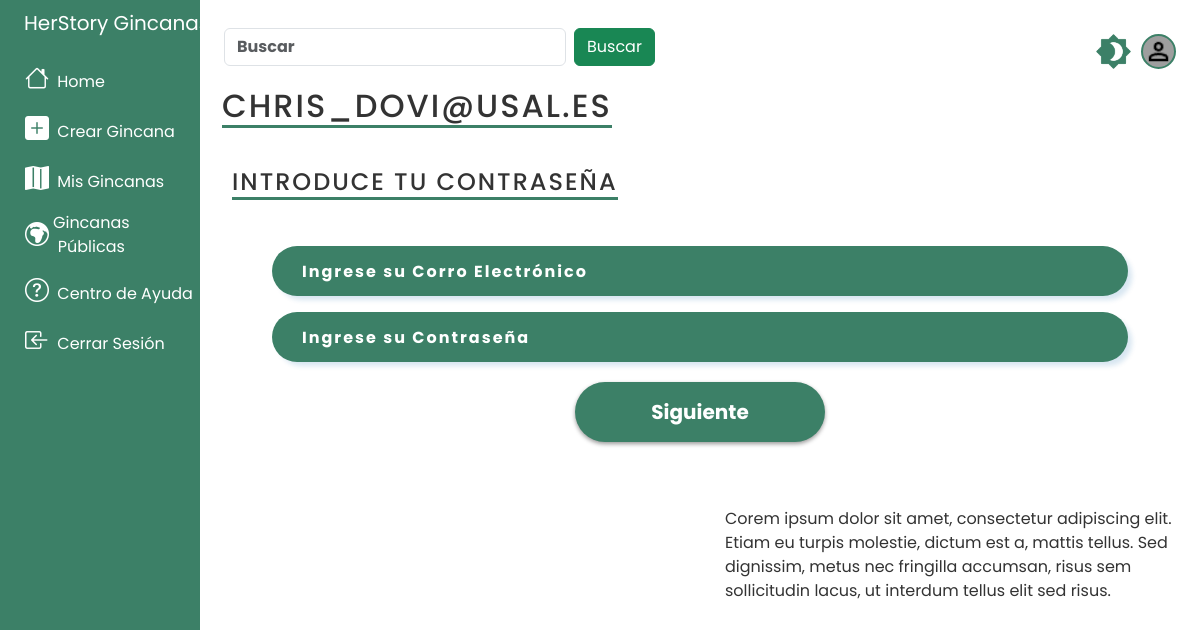
Page /profesor/chris_dovi@usal.es/eliminar/ (signed in) on the committed database.
### tasks/models.py (models this page shows, shortened)
class Profesor(AbstractBaseUser):
    GENDER_CHOICES = (
        ('H', 'Hombre'),
        ('M', 'Mujer'),
        ('O', 'Otro')
    )
    COUNTRY_CHOICES = (
        ("AF", "Afghanistan"),
        ("AX", "Åland Islands"),
        ("AL", "Albania"),
        ("DZ", "Algeria"),
        ("AS", "American Samoa"),
        ("AD", "Andorra"),
        ("AO", "Angola"),
        ("AI", "Anguilla"),
        ("AQ", "Antarctica"),
        ("AG", "Antigua and Barbuda"),
        ("AR", "Argentina"),
        ("AM", "Armenia"),
        ("AW", "Aruba"),
        ("AU", "Australia"),
        ("AT", "Austria"),
        ("AZ", "Azerbaijan"),
        ("BS", "Bahamas"),
        ("BH", "Bahrain"),
        ("BD", "Bangladesh"),
        ("BB", "Barbados"),
        ("BY", "Belarus"),
        ("BE", "Belgium"),
        ("BZ", "Belize"),
        ("BJ", "Benin"),
        ("BM", "Bermuda"),
        ("BT", "Bhutan"),
        ("BO", "Bolivia (Plurinational State of)"),
        ("BQ", "Bonaire, Sint Eustatius and Saba"),
        ("BA", "Bosnia and Herzegovina"),
        ("BW", "Botswana"),
        ("BV", "Bouvet Island"),
        ("BR", "Brazil"),
        ("IO", "British Indian Ocean Territory"),
        ("BN", "Brunei Darussalam"),
        ("BG", "Bulgaria"),
        ("BF", "Burkina Faso"),
        ("BI", "Burundi"),
        ("CV", "Cabo Verde"),
        ("KH", "Cambodia"),
        ("CM", "Cameroon"),
        ("CA", "Canada"),
        ("KY", "Cayman Islands"),
        ("CF", "Central African Republic"),
        ("TD", "Chad"),
        ("CL", "Chile"),
        ("CN", "China"),
        ("CX", "Christmas Island"),
        ("CC", "Cocos (Keeling) Islands"),
        ("CO", "Colombia"),
        ("KM", "Comoros"),
        ("CG", "Congo"),
        ("CD", "Congo (the Democratic Republic of the)"),
        ("CK", "Cook Islands"),
        ("CR", "Costa Rica"),
        ("CI", "Côte d'Ivoire"),
        ("HR", "Croatia"),
        ("CU", "Cuba"),
        ("CW", "Curaçao"),
        ("CY", "Cyprus"),
        ("CZ", "Czechia"),
        ("DK", "Denmark"),
        ("DJ", "Djibouti"),
        ("DM", "Dominica"),
        ("DO", "Dominican Republic"),
        ("EC", "Ecuador"),
        ("EG", "Egypt"),
        ("SV", "El Salvador"),
        ("GQ", "Equatorial Guinea"),
        ("ER", "Eritrea"),
        ("EE", "Estonia"),
        ("SZ", "Eswatini"),
        ("ET", "Ethiopia"),
        ("FK", "Falkland Islands (Malvinas)"),
        ("FO", "Faroe Islands"),
        ("FJ", "Fiji"),
        ("FI", "Finland"),
        ("FR", "France"),
        ("GF", "French Guiana"),
        ("PF", "French Polynesia"),
        ("TF", "French Southern Territories"),
        ("GA", "Gabon"),
        ("GM", "Gambia"),
        ("GE", "Georgia"),
        ("DE", "Germany"),
        ("GH", "Ghana"),
        ("GI", "Gibraltar"),
        ("GR", "Greece"),
        ("GL", "Greenland"),
        ("GD", "Grenada"),
        ("GP", "Guadeloupe"),
        ("GU", "Guam"),
        ("GT", "Guatemala"),
        ("GG", "Guernsey"),
        ("GN", "Guinea"),
        ("GW", "Guinea-Bissau"),
        ("GY", "Guyana"),
        ("HT", "Haiti"),
        ("HM", "Heard Island and McDonald Islands"),
        ("VA", "Holy See"),
        ("HN", "Honduras"),
        ("HK", "Hong Kong"),
        ("HU", "Hungary"),
        ("IS", "Iceland"),
        ("IN", "India"),
        ("ID", "Indonesia"),
        ("IR", "Iran (Islamic Republic of)"),
        ("IQ", "Iraq"),
        ("IE", "Ireland"),
        ("IM", "Isle of Man"),
        ("IL", "Israel"),
        ("IT", "Italy"),
        ("JM", "Jamaica"),
        ("JP", "Japan"),
        ("JE", "Jersey"),
        ("JO", "Jordan"),
        ("KZ", "Kazakhstan"),
        ("KE", "Kenya"),
        ("KI", "Kiribati"),
        ("KP", "Korea (the Democratic People's Republic of)"),
        ("KR", "Korea (the Republic of)"),
        ("KW", "Kuwait"),
        ("KG", "Kyrgyzstan"),
        ("LA", "Lao People's Democratic Republic"),
        ("LV", "Latvia"),
        ("LB", "Lebanon"),
        ("LS", "Lesotho"),
        ("LR", "Liberia"),
        ("LY", "Libya"),
        ("LI", "Liechtenstein"),
        ("LT", "Lithuania"),
        ("LU", "Luxembourg"),
        ("MO", "Macao"),
        ("MG", "Madagascar"),
        ("MW", "Malawi"),
        ("MY", "Malaysia"),
        ("MV", "Maldives"),
        ("ML", "Mali"),
        ("MT", "Malta"),
        ("MH", "Marshall Islands"),
        ("MQ", "Martinique"),
        ("MR", "Mauritania"),
        ("MU", "Mauritius"),
        ("YT", "Mayotte"),
        ("MX", "Mexico"),
        ("FM", "Micronesia (Federated States of)"),
        ("MD", "Moldova (the Republic of)"),
        ("MC", "Monaco"),
        ("MN", "Mongolia"),
        ("ME", "Montenegro"),
        ("MS", "Montserrat"),
        ("MA", "Morocco"),
        ("MZ", "Mozambique"),
        ("MM", "Myanmar"),
        ("NA", "Namibia"),
        ("NR", "Nauru"),
        ("NP", "Nepal"),
        ("NL", "Netherlands"),
        ("NC", "New Caledonia"),
        ("NZ", "New Zealand"),
        ("NI", "Nicaragua"),
        ("NE", "Niger"),
        ("NG", "Nigeria"),
        ("NU", "Niue"),
        ("NF", "Norfolk Island"),
        ("MK", "North Macedonia"),
        ("MP", "Northern Mariana Islands"),
        ("NO", "Norway"),
        ("OM", "Oman"),
        ("PK", "Pakistan"),
        ("PW", "Palau"),
        ("PS", "Palestine, State of"),
        ("PA", "Panama"),
        ("PG", "Papua New Guinea"),
        ("PY", "Paraguay"),
        ("PE", "Peru"),
        ("PH", "Philippines"),
        ("PN", "Pitcairn"),
        ("PL", "Poland"),
        ("PT", "Portugal"),
        ("PR", "Puerto Rico"),
        ("QA", "Qatar"),
        ("RE", "Réunion"),
        ("RO", "Romania"),
        ("RU", "Russian Federation"),
        ("RW", "Rwanda"),
        ("BL", "Saint Barthélemy"),
        ("SH", "Saint Helena, Ascension and Tristan da Cunha"),
        ("KN", "Saint Kitts and Nevis"),
        ("LC", "Saint Lucia"),
        ("MF", "Saint Martin (French part)"),
        ("PM", "Saint Pierre and Miquelon"),
        ("VC", "Saint Vincent and the Grenadines"),
        ("WS", "Samoa"),
        ("SM", "San Marino"),
        ("ST", "Sao Tome and Principe"),
        ("SA", "Saudi Arabia"),
        ("SN", "Senegal"),
        ("RS", "Serbia"),
        ("SC", "Seychelles"),
        ("SL", "Sierra Leone"),
        ("SG", "Singapore"),
        ("SX", "Sint Maarten (Dutch part)"),
        ("SK", "Slovakia"),
        ("SI", "Slovenia"),
        ("SB", "Solomon Islands"),
        ("SO", "Somalia"),
        ("ZA", "South Africa"),
        ("GS", "South Georgia and the South Sandwich Islands"),
        ("SS", "South Sudan"),
        ("ES", "Spain"),
        ("LK", "Sri Lanka"),
        ("SD", "Sudan"),
        ("SR", "Suriname"),
        ("SJ", "Svalbard and Jan Mayen"),
        ("SE", "Sweden"),
        ("CH", "Switzerland"),
        ("SY", "Syrian Arab Republic"),
        ("TW", "Taiwan (Province of China)"),
        ("TJ", "Tajikistan"),
        ("TZ", "Tanzania, the United Republic of"),
        ("TH", "Thailand"),
        ("TL", "Timor-Leste"),
        ("TG", "Togo"),
        ("TK", "Tokelau"),
        ("TO", "Tonga"),
        ("TT", "Trinidad and Tobago"),
        ("TN", "Tunisia"),
        ("TR", "Türkiye"),
        ("TM", "Turkmenistan"),
        ("TC", "Turks and Caicos Islands"),
        ("TV", "Tuvalu"),
        ("UG", "Uganda"),
        ("UA", "Ukraine"),
        ("AE", "United Arab Emirates"),
        ("GB", "United Kingdom of Great Britain and Northern Ireland"),
        ("UM", "United States Minor Outlying Islands"),
        ("US", "United States of America"),
        ("UY", "Uruguay"),
        ("UZ", "Uzbekistan"),
        ("VU", "Vanuatu"),
        ("VE", "Venezuela (Bolivarian Republic of)"),
        ("VN", "Viet Nam"),
        ("VG", "Virgin Islands (British)"),
        ("VI", "Virgin Islands (U.S.)"),
        ("WF", "Wallis and Futuna"),
        ("EH", "Western Sahara"),
        ("YE", "Yemen"),
        ("ZM", "Zambia"),
        ("ZW", "Zimbabwe"),
    )
    email = models.EmailField("Correo Electrónico", unique = True, max_length=254, primary_key=True)
    nombre = models.CharField("Nombre" ,max_length=200, null=True, blank=False)
    apellidos = models.CharField("Apellidos", max_length=200, null=True, blank=False)
    imagen = models.ImageField("Imagen de Perfil", default="usuario.png", upload_to='', null=True, blank=True)
    usuario_activo = models.BooleanField(default = True)
    usuario_administrador = models.BooleanField(default=False)
    usuario_verificado = models.BooleanField(default=False)
    fecha_nacimiento = models.DateField('Fecha de nacimiento', null=True, blank=False)
    genero = models.CharField("Género", max_length=1 , choices=GENDER_CHOICES, default='H', null=True)
    pais = models.CharField("País", max_length=2 , choices=COUNTRY_CHOICES, null=True)
    ciudad = models.CharField("Ciudad", max_length=200, null=True, blank=True)
    organizacion = models.CharField("Organizacion", max_length=200, null=True, blank=False)
    objects = Usuario()
    USERNAME_FIELD = 'email'
    REQUIRED_FIELDS = ['nombre', 'apellidos', 'fecha_nacimiento', 'genero', 'pais', 'ciudad', 'organizacion']

### tasks/views.py (the view, shortened to what this page needs)
# urls.py: path('profesor/<str:email_id>/eliminar/', views.profesor_eliminar, name='profesor_eliminar'),
@login_required
def profesor_eliminar(request, email_id):
    profesores = Profesor.objects.filter(email=request.user.email)
    profesor = get_object_or_404(Profesor, pk=email_id, email=request.user.email)
    dark_mode_enabled = request.session.get('darkModeEnabled', False)
    if request.method == 'GET':
        return render(request, 'verificacion_password.html', {
            'form': AuthenticationForm, 'email_id': email_id,
            'profesor': profesor, 'profesores': profesores,
            'darkModeEnabled': dark_mode_enabled
        })

### tasks/templates/verificacion_password.html (shortened to what this page needs)
{% extends 'base.html' %}
{% block content %}
{% load static %}
<div class="container-in">
    <div>
        <h1>{{profesor.email}}</h1>
    </div>
    <div class="container-in">
        <h2>Introduce tu contraseña</h2>
    </div>
    <form method="POST">
        <div class="form">
            {{form.as_p}}
        </div>
        <button class="btn-signin">
            Siguiente
        </button>
    </form>
</div>
<footer class="footer">
    <div class="footer-group">
        <div class="footer-box">
        </div>
        <div class="footer-box">
            <p>
                Corem ipsum dolor sit amet, consectetur adipiscing elit.
                Etiam eu turpis molestie, dictum est a, mattis tellus.
                Sed dignissim, metus nec fringilla accumsan, risus sem sollicitudin lacus, ut interdum tellus elit sed risus.
            </p>
        </div>
    </div>
</div>
{% endblock %}

### tasks/templates/base.html (shortened to what this page needs)
<!DOCTYPE html>
{% load static %}
<html lang="es">
<head>
    <link rel="stylesheet" href="{% static 'scss/custom.css' %}">
    <link id="modo" rel="stylesheet" href="{% static 'scss/modo_claro.css' %}">
    <link href="https://cdn.jsdelivr.net/npm/bootstrap@5.3.3/dist/css/bootstrap.min.css" rel="stylesheet">
    <link rel="stylesheet" href="https://cdn.jsdelivr.net/npm/bootstrap-icons@1.11.3/font/bootstrap-icons.min.css">
    <link rel="stylesheet" href="https://unpkg.com/leaflet@1.9.4/dist/leaflet.css" />
</head>
<body>
    <div class="container-fluid">
        <div class="row flex-nowrap">
            {% if user.is_authenticated %}
            <div class="col-auto col-md-3 col-xl-2 px-sm-2 px-0  bg-boton">
                <div class="d-flex flex-column align-items-center align-items-sm-start px-3 pt-2 text-white min-vh-100">
                    <ul class="nav nav-pills flex-column mb-sm-auto mb-0 align-items-center align-items-sm-start position-fixed" id="menu">
                        <a href="{% url 'home' %}" class="d-flex align-items-center pb-3 mb-md-0 me-md-auto text-white text-decoration-none">
                            <span class="fs-5 d-none d-md-inline">HerStory Gincanas</span>
                        </a>
                        <li class="nav-item">
                            <a href="{% url 'home' %}" class="btn btn-boton align-middle px-0 text-white">
                                <i class="fs-4 bi-house"></i> <span class="ms-1 d-none d-md-inline">Home</span>
                            </a>
                        </li>
                        <li class="nav-item">
                            <a href="{% url 'crear_gincana' %}" class="btn btn-boton align-middle px-0 text-white">
                                <i class="fs-4 bi-plus-square-fill"></i> <span class="ms-1 d-none d-md-inline">Crear Gincana</span> </a>
                        </li>
                        <li class="nav-item">
                            <a href="{% url 'mis_gincanas' %}" class="btn btn-boton align-middle px-0 text-white">
                                <i class="fs-4 bi-map-fill"></i> <span class="ms-1 d-none d-md-inline">Mis Gincanas</span></a>
                        </li>
                        <li class="nav-item">
                            <a href="{% url 'gincanas_publicas' %}" class="btn btn-boton align-middle px-0 text-white">
                                <div class="d-flex align-items-center">
                                    <i class="fs-4 bi-globe-europe-africa"></i>
                                    <div class="d-flex flex-column ">
                                        <span class="ms-1 d-none d-md-inline">Gincanas</span>
                                        <span class="ms-1 d-none d-md-inline">Públicas</span>
                                    </div>
                                </div>
                            </a>
                        </li>
                        <li class="nav-item">
                            <a href="{% url 'centro_de_ayuda' %}" class="btn btn-boton align-middle px-0 text-white">
                                <i class="fs-4 bi-question-circle"></i> <span class="ms-1 d-none d-md-inline">Centro de Ayuda</span></a>
                        </li>
                        <li class="nav-item">
                            <a href="{% url 'logout' %}" class="btn btn-boton align-middle px-0 text-white">
                                <i class="fs-4 bi-box-arrow-in-left"></i> <span class="ms-1 d-none d-md-inline">Cerrar Sesión</span></a>
                        </li>
                    </ul>
                </div>
            </div>
            {% endif %}
            <div class="col py-3">
                {% if user.is_authenticated %}
                <nav class="navbar sticky-top navegador">
                    <div class="container-fluid">
                        <form class="d-flex" role="search" action="{% url 'buscar_gincanas' %}" method="GET">
                            <input class="form-control me-2" type="search" placeholder="Buscar" aria-label="Buscar" name="q">
                            <button class="btn btn-success" type="submit">Buscar</button>
                        </form>
                        <div class="barra">
                            {% for profesor in profesores %}
                                <button id="dark-mode-toggle" style="border: none; background-color: transparent;">
                                    <img id="dark-mode-image" width="35" height="35" class="rounded-circle" src="{% static 'media/Modo_oscuro.png' %}" >
                                </button>
                                <a href="{% url 'profesor' profesor.email %}" class="d-flex align-items-center text-white text-decoration-none">
                                    <img width="35" height="35" class="rounded-circle" style="background-color: #9E9E9E;border: 2px solid #3C8067; padding: 1px;" src="{{profesor.imagen.url}}" >
                                </a>
                            {% endfor %}
                        </div>
                    </div>
                </nav>
                {% endif %}
                {% block content %}
                {% endblock %}
            </div>
        </div>
</body>
</html>

### rows in the picture
Profesor: imagen (picture), email "CHRIS_DOVI@USAL.ES"
